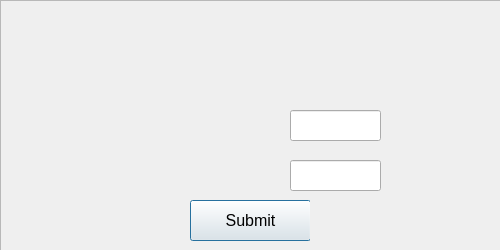
<?xml version="1.0" encoding="UTF-8"?>
<ui version="4.0">
 <class>Dialog</class>
 <widget class="QDialog" name="Dialog">
  <property name="geometry">
   <rect>
    <x>0</x>
    <y>0</y>
    <width>500</width>
    <height>250</height>
   </rect>
  </property>
  <property name="windowTitle">
   <string>Dialog</string>
  </property>
  <property name="styleSheet">
   <string notr="true"/>
  </property>
  <widget class="QWidget" name="widget" native="true">
   <property name="geometry">
    <rect>
     <x>190</x>
     <y>200</y>
     <width>120</width>
     <height>41</height>
    </rect>
   </property>
   <property name="styleSheet">
    <string notr="true">background:none</string>
   </property>
   <widget class="QPushButton" name="button">
    <property name="geometry">
     <rect>
      <x>0</x>
      <y>0</y>
      <width>121</width>
      <height>41</height>
     </rect>
    </property>
    <property name="font">
     <font>
      <family>Arial</family>
      <pointsize>12</pointsize>
     </font>
    </property>
    <property name="cursor">
     <cursorShape>PointingHandCursor</cursorShape>
    </property>
    <property name="styleSheet">
     <string notr="true"/>
    </property>
    <property name="text">
     <string>Submit</string>
    </property>
   </widget>
  </widget>
  <widget class="QFrame" name="frame">
   <property name="geometry">
    <rect>
     <x>0</x>
     <y>0</y>
     <width>501</width>
     <height>251</height>
    </rect>
   </property>
   <property name="styleSheet">
    <string notr="true">image: url(:/Images/Images/scale_background.png);</string>
   </property>
   <property name="frameShape">
    <enum>QFrame::StyledPanel</enum>
   </property>
   <property name="frameShadow">
    <enum>QFrame::Raised</enum>
   </property>
   <widget class="QLineEdit" name="speed_text">
    <property name="geometry">
     <rect>
      <x>290</x>
      <y>110</y>
      <width>91</width>
      <height>31</height>
     </rect>
    </property>
   </widget>
   <widget class="QLineEdit" name="volt_text">
    <property name="geometry">
     <rect>
      <x>290</x>
      <y>160</y>
      <width>91</width>
      <height>31</height>
     </rect>
    </property>
   </widget>
  </widget>
  <zorder>frame</zorder>
  <zorder>widget</zorder>
 </widget>
 <resources>
  <include location="../res/resources.qrc"/>
 </resources>
 <connections/>
</ui>
